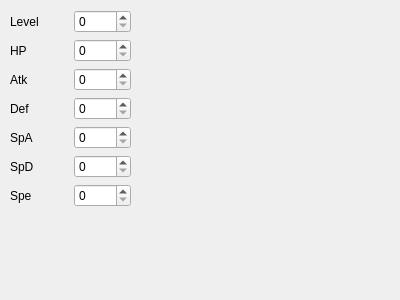
<?xml version="1.0" encoding="UTF-8"?>
<ui version="4.0">
 <class>StatFilter</class>
 <widget class="QWidget" name="StatFilter">
  <property name="geometry">
   <rect>
    <x>0</x>
    <y>0</y>
    <width>400</width>
    <height>300</height>
   </rect>
  </property>
  <property name="windowTitle">
   <string>Form</string>
  </property>
  <widget class="QWidget" name="gridLayoutWidget">
   <property name="geometry">
    <rect>
     <x>10</x>
     <y>10</y>
     <width>121</width>
     <height>201</height>
    </rect>
   </property>
   <layout class="QGridLayout" name="gridLayout">
    <item row="6" column="0">
     <widget class="QLabel" name="label_7">
      <property name="text">
       <string>Spe</string>
      </property>
     </widget>
    </item>
    <item row="6" column="2">
     <widget class="QSpinBox" name="spinBox_7"/>
    </item>
    <item row="5" column="0">
     <widget class="QLabel" name="label_6">
      <property name="text">
       <string>SpD</string>
      </property>
     </widget>
    </item>
    <item row="1" column="2">
     <widget class="QSpinBox" name="spinBox_2"/>
    </item>
    <item row="3" column="2">
     <widget class="QSpinBox" name="spinBox_4"/>
    </item>
    <item row="2" column="2">
     <widget class="QSpinBox" name="spinBox_3"/>
    </item>
    <item row="0" column="2">
     <widget class="QSpinBox" name="spinBox"/>
    </item>
    <item row="4" column="2">
     <widget class="QSpinBox" name="spinBox_5"/>
    </item>
    <item row="0" column="0">
     <widget class="QLabel" name="label">
      <property name="text">
       <string>Level</string>
      </property>
     </widget>
    </item>
    <item row="4" column="0">
     <widget class="QLabel" name="label_5">
      <property name="text">
       <string>SpA</string>
      </property>
     </widget>
    </item>
    <item row="2" column="0">
     <widget class="QLabel" name="label_3">
      <property name="text">
       <string>Atk</string>
      </property>
     </widget>
    </item>
    <item row="1" column="0">
     <widget class="QLabel" name="label_2">
      <property name="text">
       <string>HP</string>
      </property>
     </widget>
    </item>
    <item row="5" column="2">
     <widget class="QSpinBox" name="spinBox_6"/>
    </item>
    <item row="3" column="0">
     <widget class="QLabel" name="label_4">
      <property name="text">
       <string>Def</string>
      </property>
     </widget>
    </item>
   </layout>
  </widget>
 </widget>
 <resources/>
 <connections/>
</ui>
